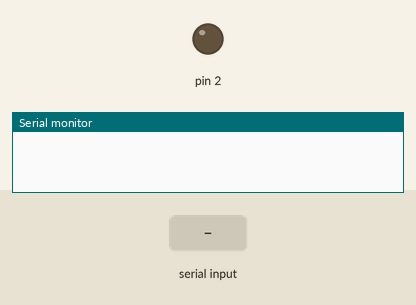
The sketch below on a simulated Arduino Uno, built with avr-gcc and run on an emulated ATmega328P. On the bench: output pins drawn as LEDs (lit = HIGH), the last lines printed to the serial monitor. Inputs (shaded band) come from the test bench.

Above: at 1.2 s.
1.3 s: "U" received over Serial
At 1.7 s:
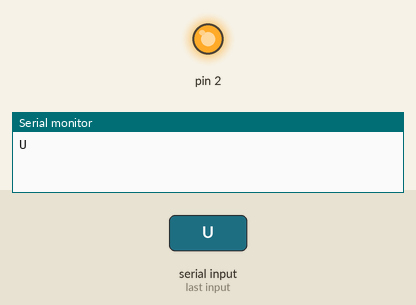
2.8 s: "D" received over Serial
At 3.5 s:
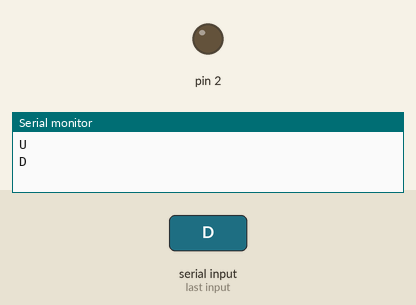
Timing chart, 0 to 5.8 s (numbered marks = the images above; inputs shaded):
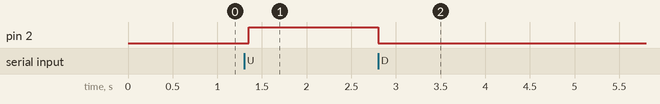

The sketch:

bluetoothTest1.ino
```cpp
void setup()
{
  Serial.begin(9600);
  pinMode(2, OUTPUT);
}

void loop()
{
  if(Serial.available()>0)
  {
    char data = Serial.read();
    Serial.println(data);
    if (data == 'U') digitalWrite(2, HIGH);

    if (data == 'D') digitalWrite(2, LOW);
  }
  delay(50);
}
```

Measured:
- after the input at 1.3 s, pin 2: LOW → HIGH after 0.05 s
- after the input at 2.8 s, pin 2: HIGH → LOW at once
